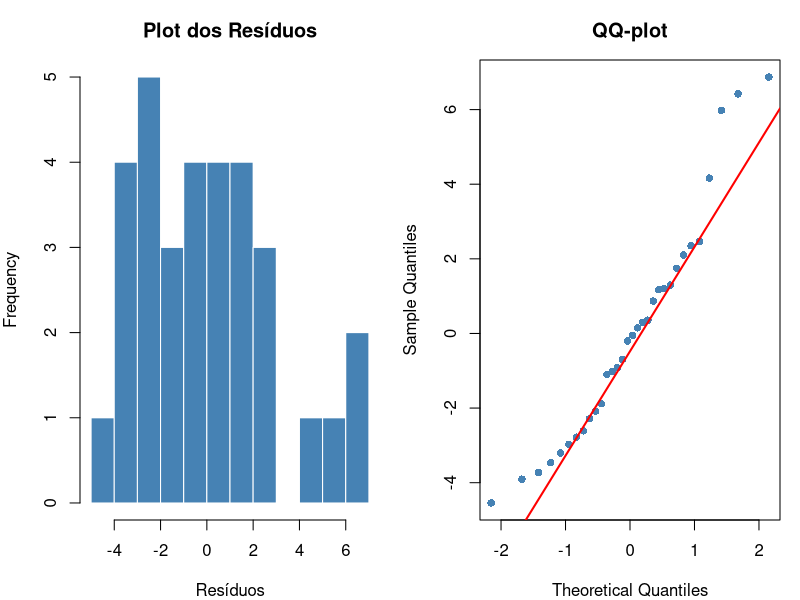
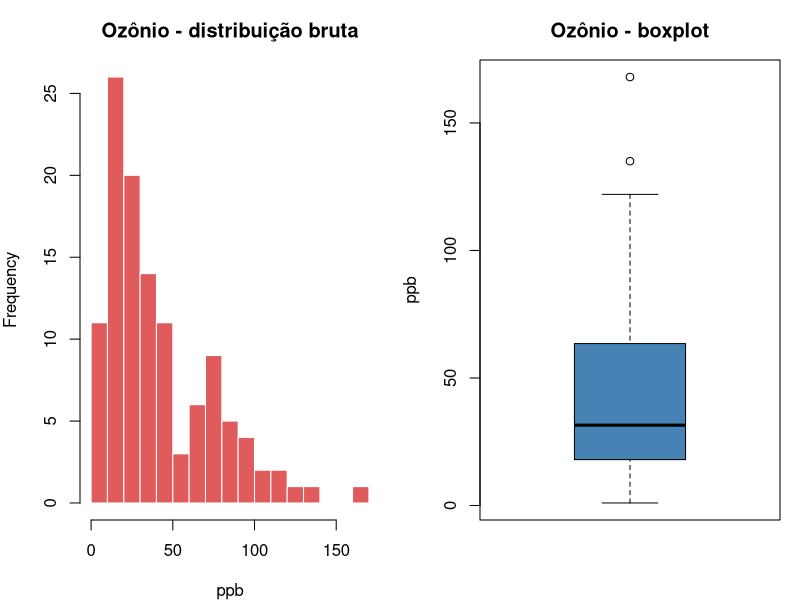
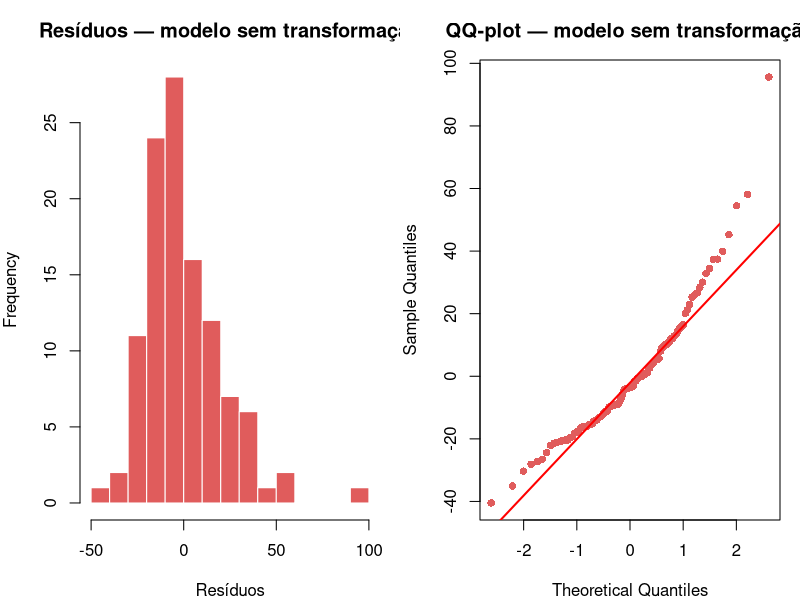
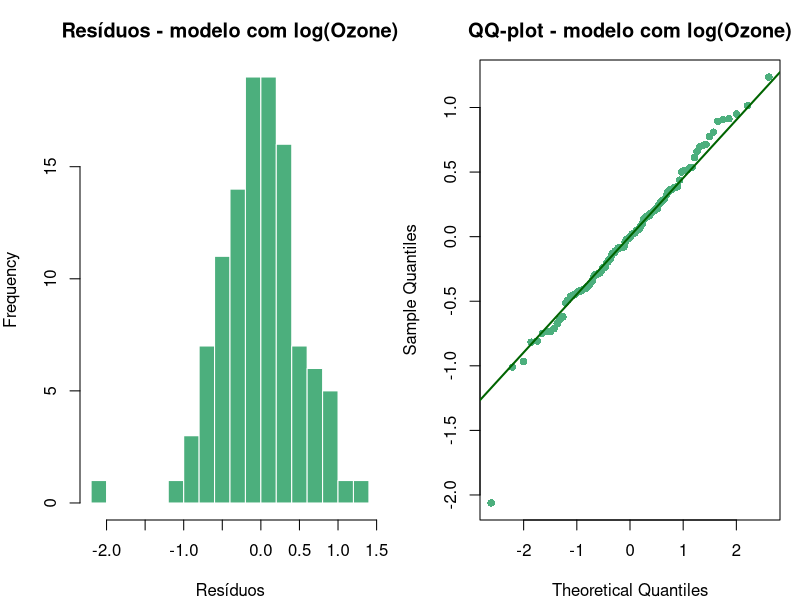
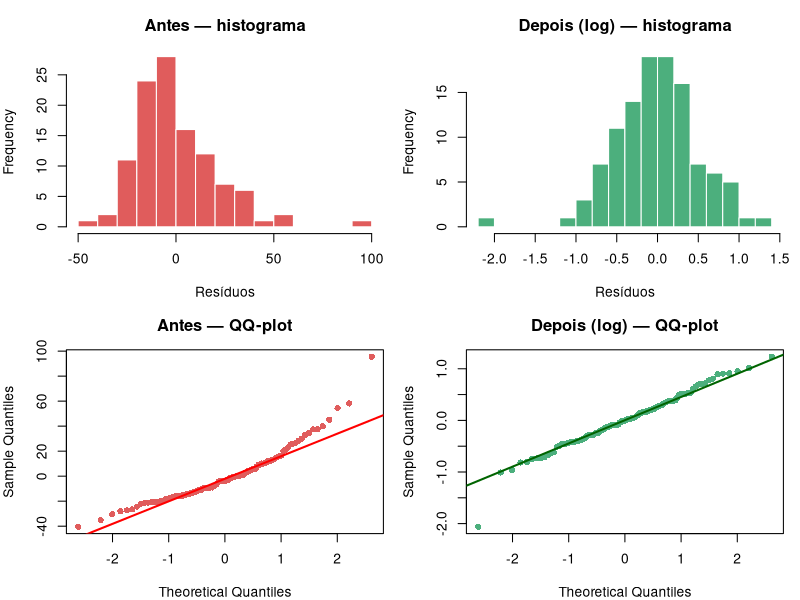

These figures' R source, in order:
## ---- chunk 1
#| message: false
#| warning: false

# Ajustando o modelo
modelo1 = lm(mpg ~ wt, data = mtcars)

# Extrair os resíduos de um modelo ajustado 
res1 = residuals(modelo1) 

# Coeficientes da regressão linear (intercepto e inclinação)
modelo1$coefficients

# Detalhes estatísticos
summary(modelo1) 
## ---- chunk 2
par(mfrow = c(1, 2), mar = c(4, 4, 3, 1))

hist(res1,
     breaks = 10,
     main   = "Plot dos Resíduos",
     xlab   = "Resíduos",
     col    = "steelblue",
     border = "white")

qqnorm(res1, main = "QQ-plot", pch = 16, col = "steelblue")
qqline(res1, col = "red", lwd = 2)
## ---- chunk 3
shapiro.test(res1)
## ---- chunk 4
# Entender os dados brutos
dados_ozonio = na.omit(airquality$Ozone)

par(mfrow = c(1, 2), mar = c(4, 4, 3, 1))

hist(dados_ozonio,
     breaks = 12,
     main   = "Ozônio - distribuição bruta",
     xlab   = "ppb",
     col    = "#e05c5c",
     border = "white")

boxplot(dados_ozonio,
        main = "Ozônio - boxplot",
        col  = "steelblue",
        ylab = "ppb")
## ---- chunk 5
max(dados_ozonio) # 168 ppb

which(dados_ozonio == max(dados_ozonio))  # posição 82

airquality[airquality$Ozone == max(dados_ozonio) &
             !is.na(airquality$Ozone), ]
## ---- chunk 6
dados_air = na.omit(airquality[, c("Ozone", "Solar.R", "Wind", "Temp")])

modelo2 = lm(Ozone ~ Solar.R + Wind + Temp, data = dados_air)
res2 = residuals(modelo2)

summary(modelo2)
## ---- chunk 7
# Diagnóstico da normalidade dos resíduos
par(mfrow = c(1, 2), mar = c(4, 4, 3, 1))

hist(res2,
     breaks = 12,
     main   = "Resíduos — modelo sem transformação",
     xlab   = "Resíduos",
     col    = "#e05c5c",
     border = "white")

qqnorm(res2, main = "QQ-plot — modelo sem transformação",
       pch = 16, col = "#e05c5c")
qqline(res2, col = "red", lwd = 2)
## ---- chunk 8
shapiro.test(res2)
## ---- chunk 9
modelo3 = lm(log(Ozone) ~ Solar.R + Wind + Temp, data = dados_air)
res3 = residuals(modelo3)

summary(modelo3)
## ---- chunk 10
# Diagnóstico dos resíduos após transformação
par(mfrow = c(1, 2), mar = c(4, 4, 3, 1))

hist(res3,
     breaks = 12,
     main   = "Resíduos - modelo com log(Ozone)",
     xlab   = "Resíduos",
     col    = "#4caf7d",
     border = "white")

qqnorm(res3, main = "QQ-plot - modelo com log(Ozone)",
       pch = 16, col = "#4caf7d")
qqline(res3, col = "darkgreen", lwd = 2)
## ---- chunk 11
shapiro.test(res3)
## ---- chunk 12
par(mfrow = c(2, 2), mar = c(4, 4, 3, 1))

hist(res2,
     breaks = 12,
     main   = "Antes — histograma",
     xlab   = "Resíduos",
     col    = "#e05c5c",
     border = "white")

hist(res3,
     breaks = 12,
     main   = "Depois (log) — histograma",
     xlab   = "Resíduos",
     col    = "#4caf7d",
     border = "white")

qqnorm(res2, main = "Antes — QQ-plot", pch = 16, col = "#e05c5c")
qqline(res2, col = "red", lwd = 2)

qqnorm(res3, main = "Depois (log) — QQ-plot", pch = 16, col = "#4caf7d")
qqline(res3, col = "darkgreen", lwd = 2)
